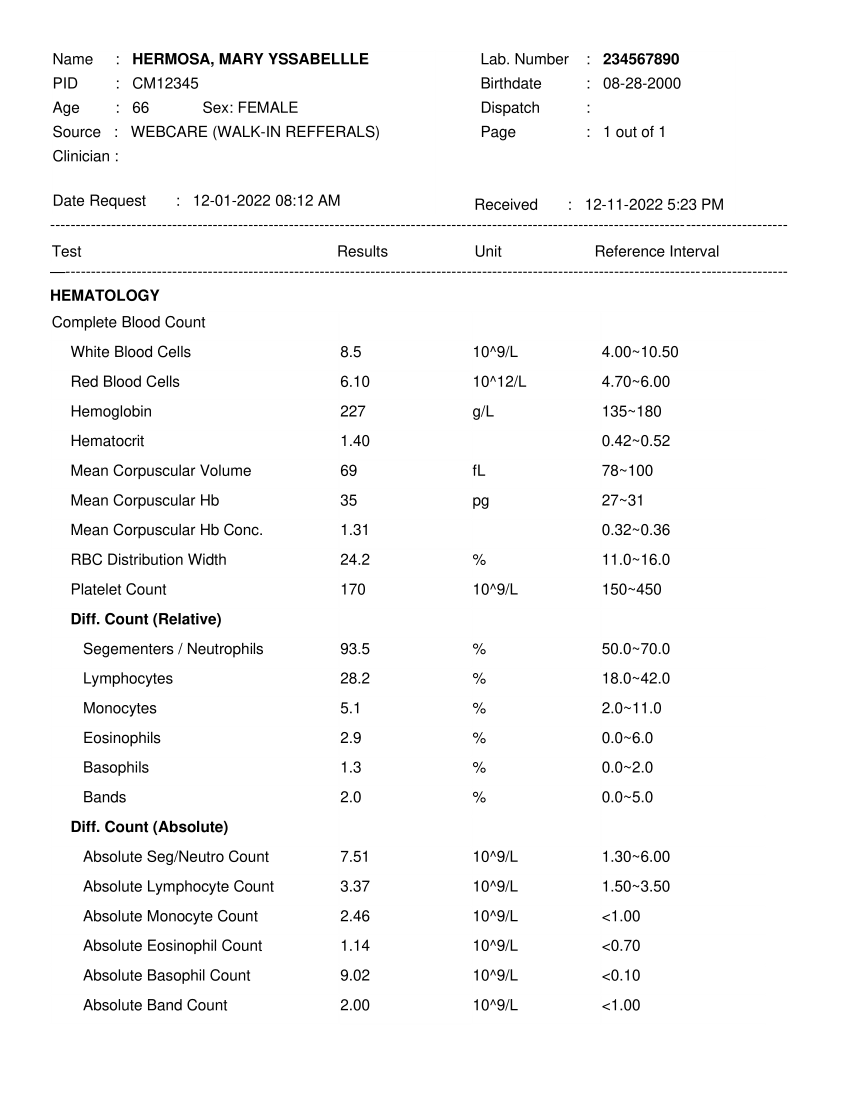
#> input picture images/sample.png, 1700 x 2200 px, found by its file name (shown at 1/2 size)
$ python main.py
#> lines starting #> are read from the running program, lines starting #| are printed output that depends on the picture; after the words box and inside, x2 and y2 are one past the last pixel; in counts of white or black regions, pixels touching at a corner belong together

import cv2
import numpy as np
import pytesseract
import os
import re

roi = [ [(72, 62), (311, 80), 'text', 'source'],
        [(456, 15), (532, 31), 'text', 'labNumber'],
        [(72, 29), (158, 47), 'text', 'pid'],
        [(112, 100), (217, 116), 'text', 'dateRequested'],
        [(432, 100), (539, 117), 'text', 'dateReceived'],
        [(220, 192), (263, 210), 'float', 'whiteBloodCells'],
        [(220, 210), (263, 228), 'float', 'redBloodCells'],
        [(220, 228), (263, 246), 'float', 'hemoglobin'],
        [(220, 246), (263, 264), 'float', 'hematocrit'],
        [(210, 260), (263, 290), 'float', 'meanCorpuscularVolume'],
        [(220, 272), (263, 310), 'float', 'meanCorpuscularHb'],
        [(220, 300), (263, 318), 'float', 'meanCorpuscularHbConc'],
        [(220, 318), (263, 336), 'float', 'rbcDistributionWidth'],
        [(220, 336), (263, 354), 'float', 'plateletCount'],
        [(220, 367), (263, 385), 'float', 'segmenters'],
        [(220, 385), (263, 403), 'float', 'lymphocytes'],
        [(220, 403), (263, 421), 'float', 'monocytes'],
        [(216, 421), (263, 439), 'float', 'eosinophils'],
        [(220, 439), (263, 457), 'float', 'basophils'],
        [(220, 457), (263, 475), 'float', 'bands'],
        [(220, 490), (263, 508), 'float', 'absoluteSeg'],
        [(220, 508), (263, 526), 'float', 'absoluteLymphocyteCount'],
        [(220, 526), (263, 544), 'float', 'absoluteMonocyteCount'],
        [(220, 544), (263, 562), 'float', 'absoluteEosinophilCount'],
        [(220, 562), (263, 580), 'float', 'absoluteBasophilCount'],
        [(220, 580), (263, 598), 'float', 'absoluteBandCount']
     ]

def grayscale(image):
    return cv2.cvtColor(image, cv2.COLOR_BGR2GRAY)

per = 25
pytesseract.pytesseract.tesseract_cmd = 'C:\\Program Files\\Tesseract-OCR\\tesseract.exe'

imgQ = cv2.imread('D:\\Django Projects\\OCR\images\\sample.png')
#> imgQ is the input picture: shape (2200, 1700, 3); min 0, max 255, mean 247.5
h,w,c = imgQ.shape
#> h = 2200; w = 1700; c = 3
#imgQ = cv2.resize(imgQ, (w, h))
gray_image = grayscale(imgQ)
thresh, im_bw = cv2.threshold(gray_image, 210, 230, cv2.THRESH_BINARY)
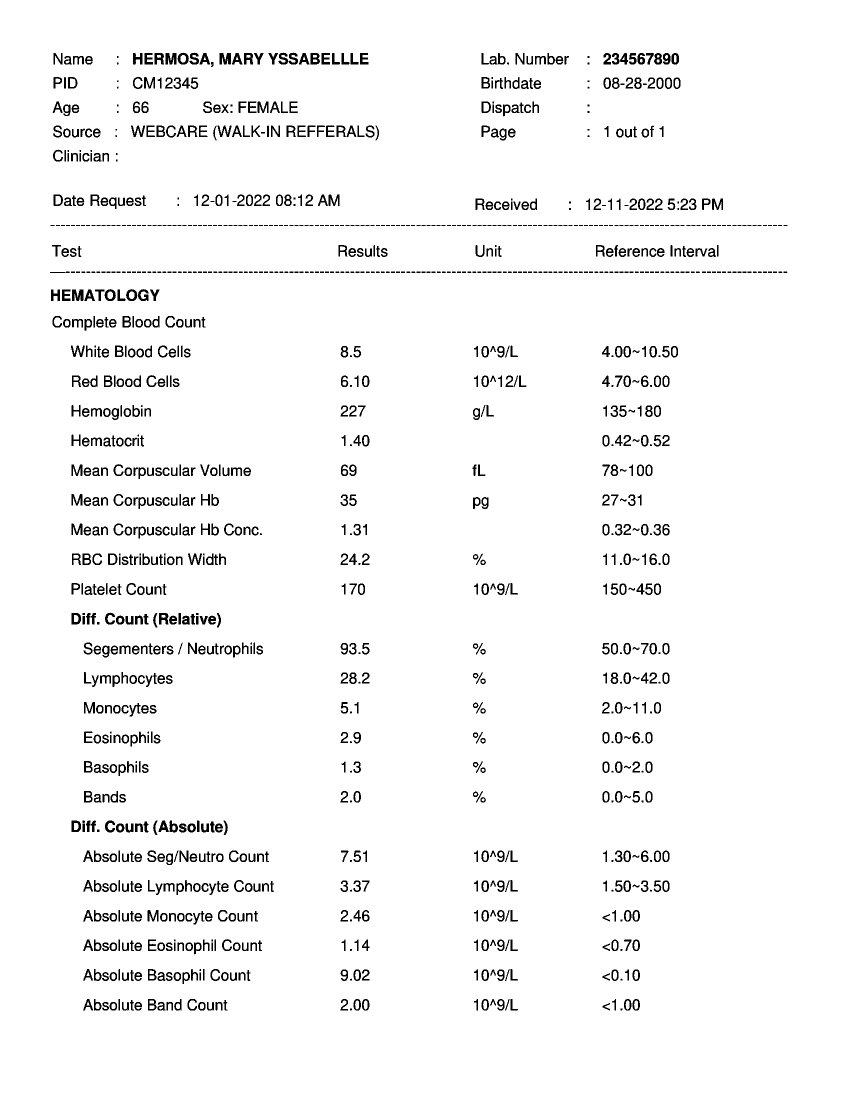
#> im_bw: shape (2200, 1700) (shown at 1/2 size); values 0 (black) and 230 (white), 96.4% white; 1283 black regions (247 under 20 px), largest, box (x1, y1, x2, y2) and area: (439, 106, 462, 129) 412, (144, 579, 167, 602) 412, (331, 106, 353, 129) 392

orb = cv2.ORB_create(1000)
kp1, des1 = orb.detectAndCompute(im_bw, None)
#> kp1 = 1001 keypoints; strongest (x, y, size): (200, 1299, 31), (1229, 932, 37.2), (216, 1480, 31), (409, 1297, 37.2)
#impKp1 = cv2.drawKeypoints(imgQ, kp1, None)

path = 'D:\\Django Projects\\OCR\\test'
#> (the run stopped early here; a loop or call above may not have finished)

$ run again, with images/1.png copied over images/sample.png
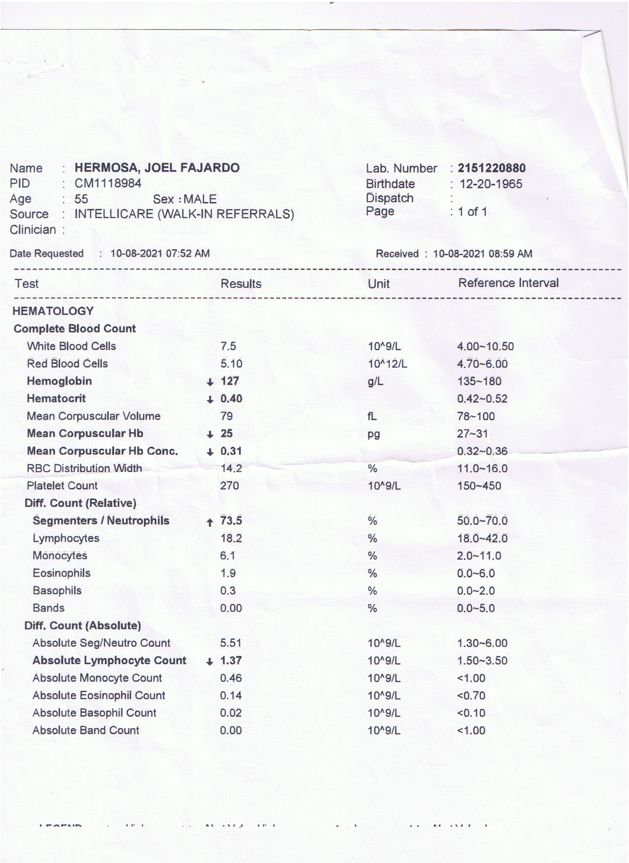
#> input picture images/1.png, 629 x 863 px, found by its file name
#> imgQ is the input picture: shape (863, 629, 3); mean B, G, R 243.2, 242.2, 241.9
#> `thresh, im_bw = cv2.threshold(gray_image, 210, 230, cv2.THRESH_BINARY)`:
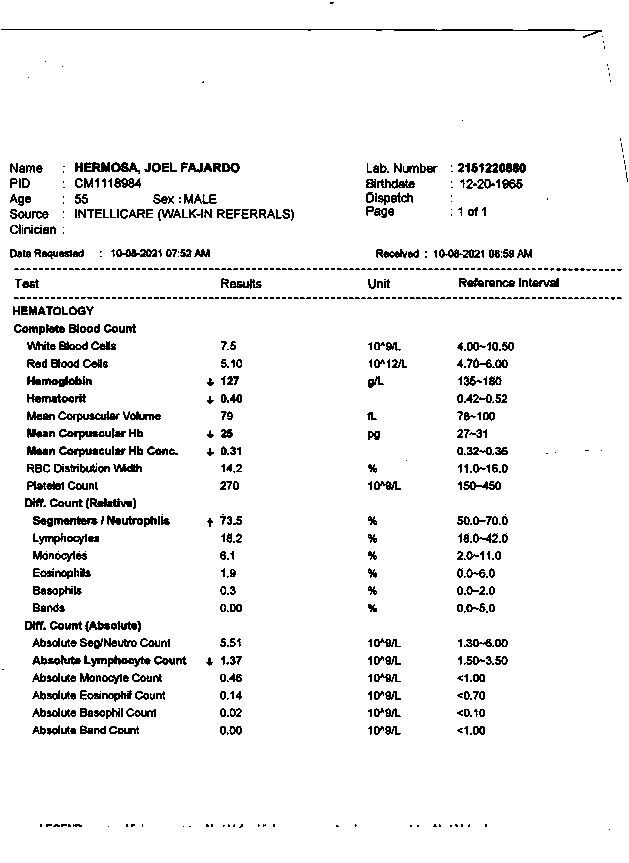
#> im_bw: shape (863, 629); values 0 (black) and 230 (white), 94.4% white; black in thin lines or dots
#> kp1 = 1000 keypoints; strongest (x, y, size): (36, 571, 31), (503, 397, 31), (36, 573, 31), (138, 713, 31)

$ run again, with images/cbc.png copied over images/sample.png
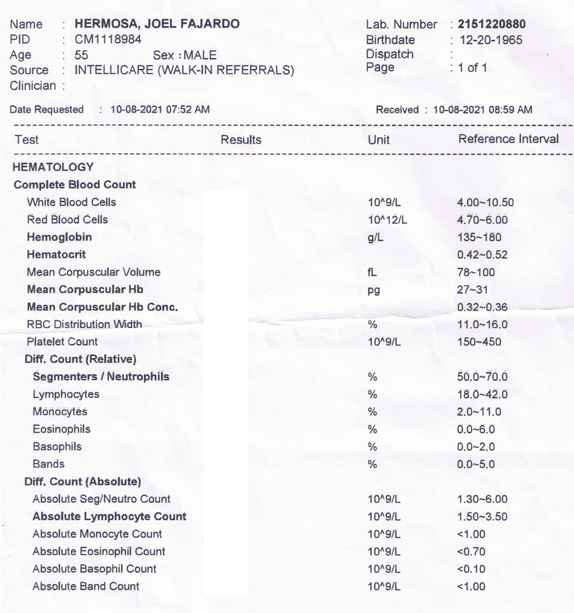
#> input picture images/cbc.png, 574 x 613 px, found by its file name
#> imgQ is the input picture: shape (613, 574, 3); mean B, G, R 241.1, 240, 239.8
#> `thresh, im_bw = cv2.threshold(gray_image, 210, 230, cv2.THRESH_BINARY)`:
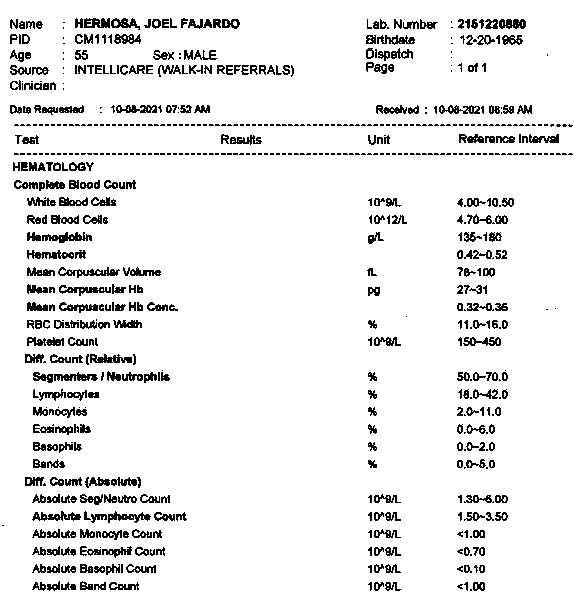
#> im_bw: shape (613, 574); values 0 (black) and 230 (white), 92.2% white; black in thin lines or dots
#> kp1 = 1000 keypoints; strongest (x, y, size): (36, 427, 31), (503, 253, 31), (36, 429, 31), (138, 569, 31)
